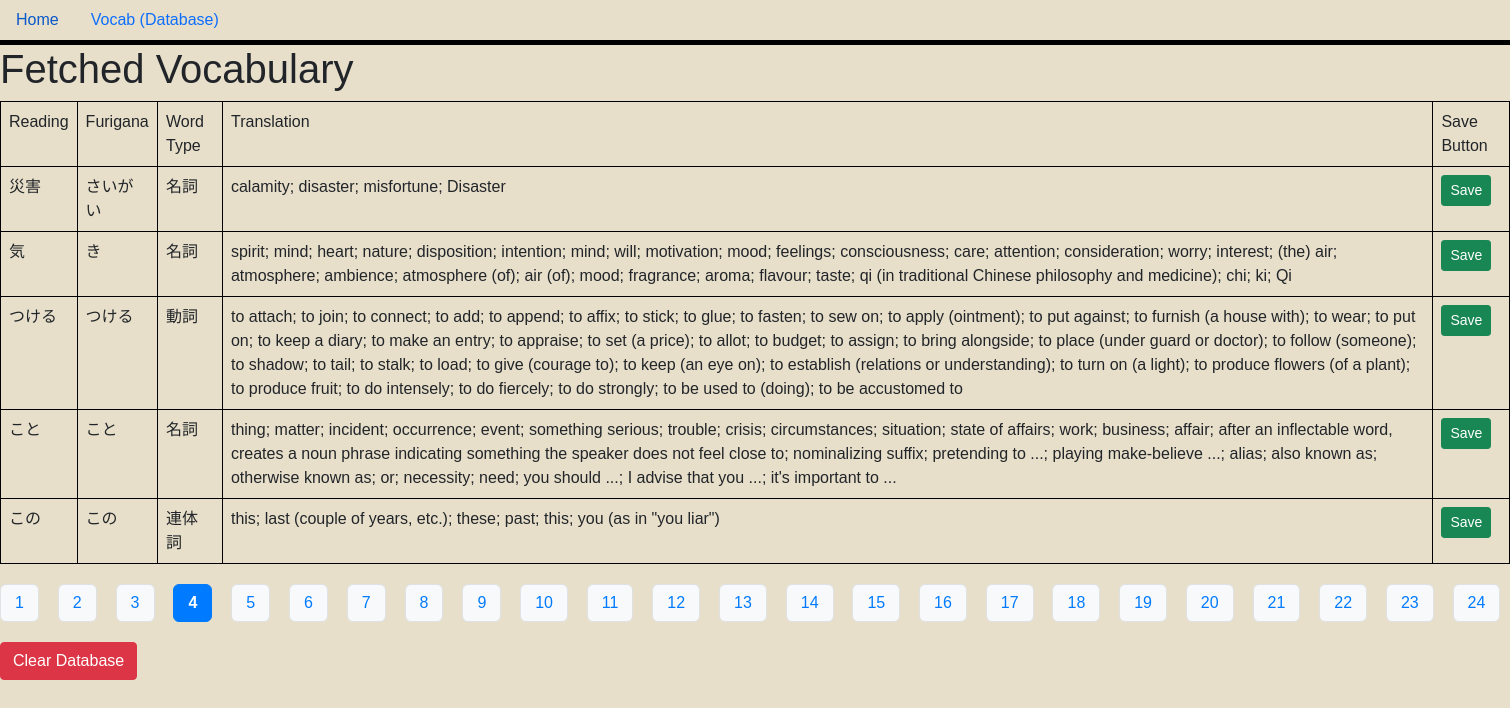
/?page=3, run on the app's committed database.
### main.py (models this page shows, shortened)
class Vocab(db.Model):
    id = db.Column(db.Integer, primary_key=True)
    readingJapanese = db.Column(db.String(50), nullable=False)
    wordType = db.Column(db.String(6), nullable=False)
    translation = db.Column(db.String(300), nullable=False)
    furigana = db.Column(db.String(100), nullable=True)

### main.py (the view, shortened to what this page needs)
@app.route("/", methods=["POST", "GET"])
def index():
    page = int(request.args.get("page", 0))
    per_page = 5
    def remove_saved_vocab(words):
        for vocab in words[:]:
            exists = SavedVocab.query.filter_by(
                readingJapanese=vocab.readingJapanese,
                wordType=vocab.wordType,
                translation=vocab.translation,
                furigana=vocab.furigana
            ).first()
            if exists:
                db.session.delete(vocab)
        db.session.commit()
    if request.method == "GET":
        total_words = Vocab.query.count()
        total_pages = (total_words + per_page - 1) // per_page
        page_numbers = list(range(total_pages))
        words = Vocab.query.offset(page * per_page).limit(per_page).all()
        for vocab in words:
            if not vocab.translation:
                result = data_proccessing_unit.get_jisho_translation(vocab.readingJapanese)
                translation = "; ".join(result["translations"]) if isinstance(result["translations"], list) else result["translations"]
                furigana = result["furigana"]
                vocab.translation = translation
                vocab.furigana = furigana
                db.session.commit()
        remove_saved_vocab(words)
        words = Vocab.query.offset(page * per_page).limit(per_page).all()
        next_page = page + 1
        prev_page = page - 1
        return render_template(
            "homepage.html",
            words=words,
            next_page=next_page,
            prev_page=prev_page,
            page=page,
            page_numbers=page_numbers,
            total_pages=total_pages
        )

### templates/homepage.html (shortened to what this page needs)
{% extends 'base.html' %}
{% block head %}
<link rel="stylesheet" href="../static/style.css">
{% endblock %}
{% block body %}
<div>
    <h1>Fetched Vocabulary</h1>
    {% if words|length > 0 %}
    <table class="table table-bordered">
        <tr>
            <td>Reading</td>
            <td>Furigana</td>
            <td>Word Type</td>
            <td>Translation</td>
            <td>Save Button</td>
        </tr>
        {% for item in words %}
        <tr>
            <td>{{ item.readingJapanese }}</td>
            <td>{{ item.furigana }}</td>
            <td>{{ item.wordType }}</td>
            <td>{{ item.translation }}</td>
            <td>
                <form method="post" action="/save_vocab" style="display:inline;">
                    <button type="submit" class="btn btn-success btn-sm">Save</button>
                </form>
            </td>
        </tr>
        {% endfor %}
    </table>
    <div class="pagination">
        {% for num in page_numbers %}
        {% if num == page %}
        <span class="active">{{ num + 1 }}</span>
        {% else %}
        <a href="/?page={{ num }}">{{ num + 1 }}</a>
        {% endif %}
        {% endfor %}
    </div>
    <form method="post" action="/clear" style="margin-top: 1em;">
        <button type="submit" class="btn btn-danger">Clear Database</button>
    </form>
    {% endif %}
</div>
{% endblock %}

### static/style.css (style rules this page uses)
body { background-color: #E8DFCA; font-family: Arial, sans-serif; margin: 0; padding: 0; }
.table-bordered, .table-bordered th, .table-bordered td { border: 1px solid #000 !important; }
.pagination { margin: 20px 0; text-align: center; }
.pagination a, .pagination span { display: inline-block; margin-right: 5mm; padding: 6px 14px; border-radius: 6px; background: #f8f9fa; color: #007bff; text-decoration: none; font-weight: 500; transition: background 0.2s, color 0.2s; border: 1px solid #dee2e6; }
.pagination .active { background: #007bff; color: #fff; font-weight: bold; border: 1px solid #007bff; cursor: default; }

### data on the page
Vocab: readingJapanese "災害", furigana "さいがい", wordType "名詞", translation "calamity; disaster; misfortune; Disaster"
Vocab: readingJapanese "気", furigana "き", wordType "名詞", translation "spirit; mind; heart; nature; disposition; intention; mind; will; motivation; mood; feelings; consciousness; care; attention; consideration; worry; interest; (the) air; atmosphere; ambience; atmosphere (of); air (of); mood; fragrance; aroma; flavour; taste; qi (in traditional Chinese philosophy and medicine); chi; ki; Qi"
Vocab: readingJapanese "つける", furigana "つける", wordType "動詞", translation "to attach; to join; to connect; to add; to append; to affix; to stick; to glue; to fasten; to sew on; to apply (ointment); to put against; to furnish (a house with); to wear; to put on; to keep a diary; to make an entry; to appraise; to set (a price); to allot; to budget; to assign; to bring alongside; to place (under guard or doctor); to follow (someone); to shadow; to tail; to stalk; to load; to give (courage to); to keep (an eye on); to establish (relations or understanding); to turn on (a light); to produce flowers (of a plant); to produce fruit; to do intensely; to do fiercely; to do strongly; to be used to (doing); to be accustomed to"
Vocab: readingJapanese "こと", furigana "こと", wordType "名詞", translation "thing; matter; incident; occurrence; event; something serious; trouble; crisis; circumstances; situation; state of affairs; work; business; affair; after an inflectable word, creates a noun phrase indicating something the speaker does not feel close to; nominalizing suffix; pretending to ...; playing make-believe ...; alias; also known as; otherwise known as; or; necessity; need; you should ...; I advise that you ...; it's important to ..."
Vocab: readingJapanese "この", furigana "この", wordType "連体詞", translation "this; last (couple of years, etc.); these; past; this; you (as in \"you liar\")"

### other printed values
{{ num + 1 }} "1" "2" "3" "5" "6" "7" "8" "9" "10" "11" "12" "13" "14" "15" "16" "17" "18" "19" "20" "21" "22" "23" "24"
{{ num + 1 }} "4"
